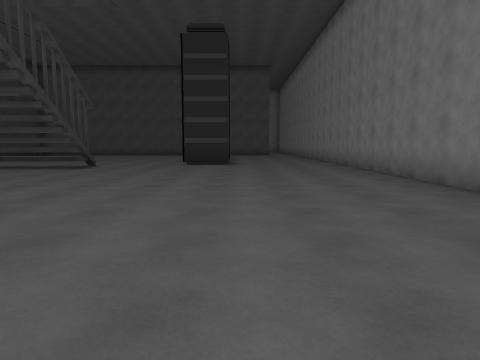
view 1 (above)

18 first-person views from a walk through a 3-D level made in the Unity game engine. The camera is 1.3 m above the floor, tilts 6° down and sees 70° across. The floor is counted in squares, 2 m on a side. Each view is taken from the middle of a square. On the plan, view 1 faces up. The plan holds only what a view shows up to about 10 squares ahead; the rest is blank. The place goes on beyond the plan.

view 2
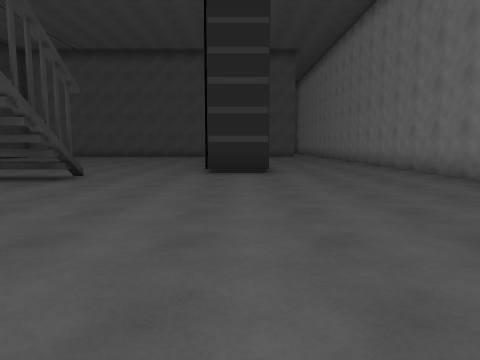

view 3
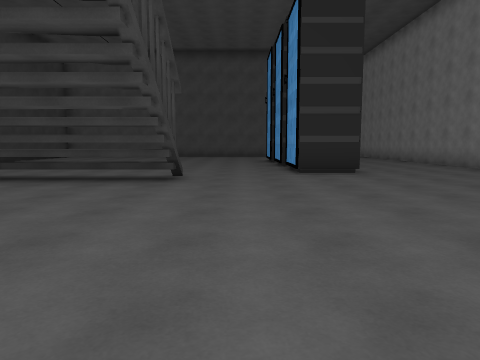

view 4
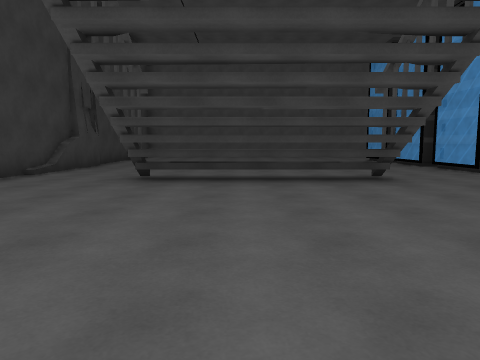

view 5
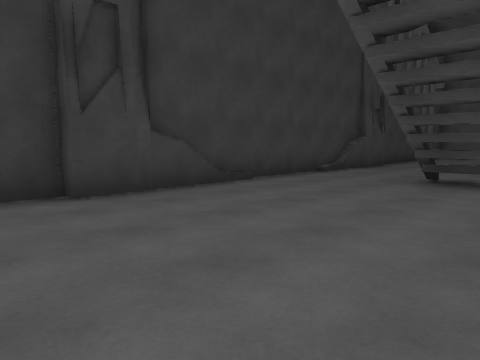

view 6
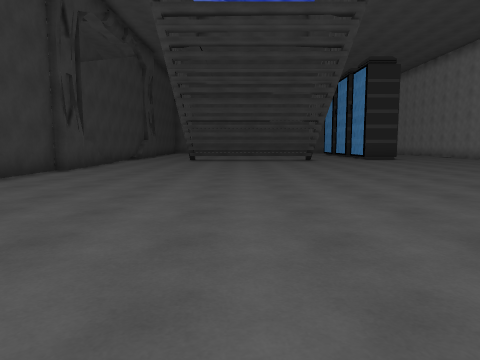

view 7
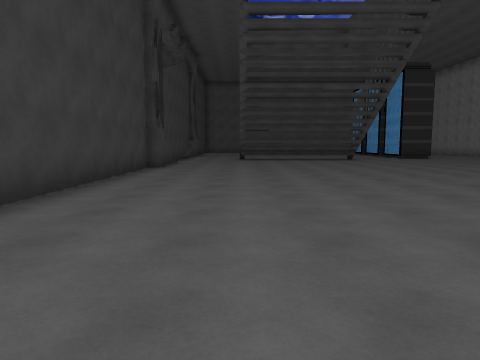

view 8
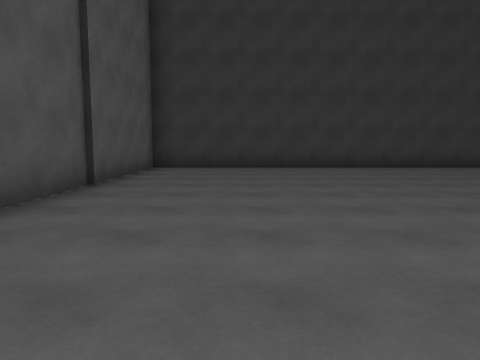

view 9
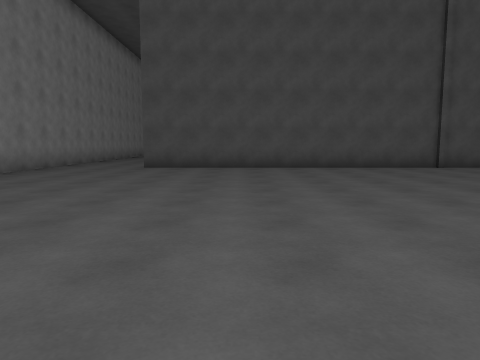

view 10
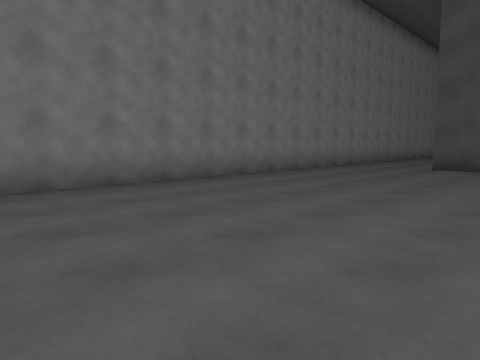

view 11
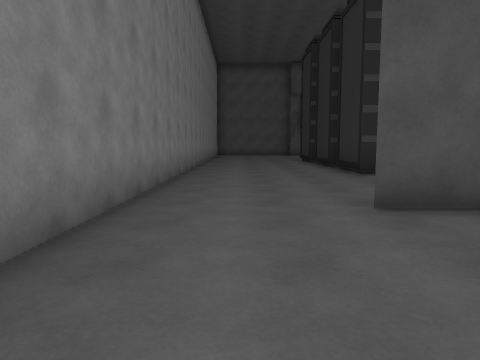

view 12
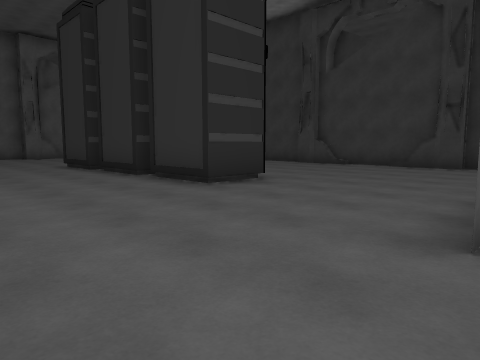

view 13
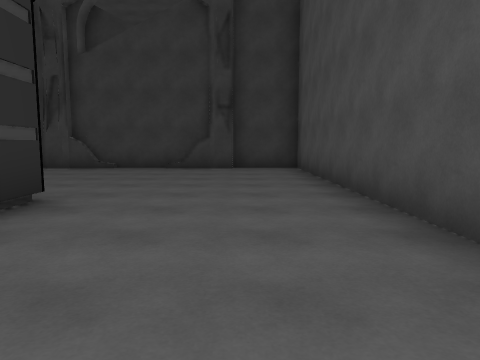

view 14
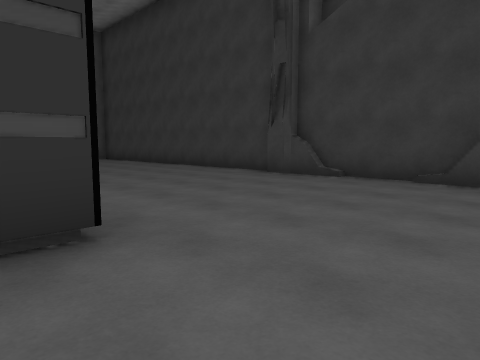

view 15
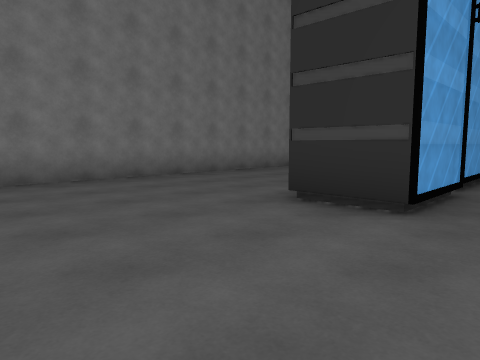

view 16
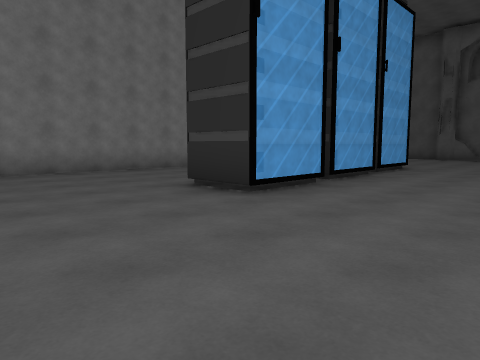

view 17
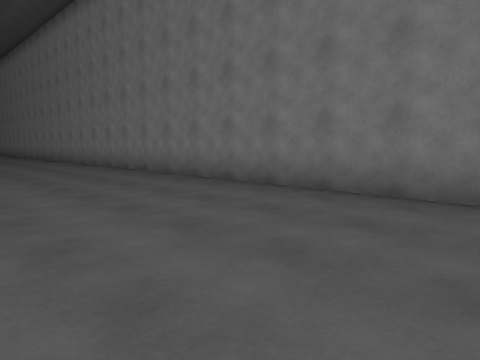

view 18
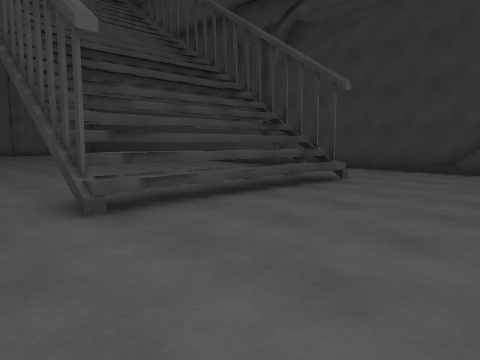

### Floor plan
Points are (right, up) in squares from view 1. A wall is a line through its corners. A room is listed if a view was taken in it or the views show most of it. See-through windows are left out.
Room 1 (views 1, 2, 3, 4, 5, 6, 7, 8, 9, 10, 11, 12, 13, 14, 15, 16, 17, 18)
walls: (-0.1, -8.4) (-7.3, -8.4) (-7.3, -10.2); (-4.3, 8.6) (-4.3, 9.2); (-7.1, -10.2) (-7.1, -11.6); (-7.3, -10.9) (-7.3, -14.5); (-4.2, 9.9) (-4.2, 8.5); (-11.2, 6.8) (-11.2, 4.4) (-11.5, 4.4) (-11.5, -8.4) (0.8, -8.4); (-9, 8.9) (-8.5, 8.9); (-1.8, 10.6) (-1.8, 12.4); (-9, 9.3) (-8.5, 9.3); (-0.2, 10.6) (-1.7, 10.6) (-1.7, 12.4); (-9, 9.6) (-8.5, 9.6); (-8.9, 9.8) (-8.9, 8.6); (-1.8, -14.1) (-1.8, -12.3) (-0.6, -12.3) (-0.6, -14.1); (-7.1, -13.9) (-7.1, -15.1); (-0.6, -14.5) (-0.6, -16.2); (-7.3, -15.2) (-7.3, -17.9); (-1.8, -16.2) (-1.8, -14.5); (-11.5, 12.2) (-11.5, 5.6); (-0.4, -16.7) (-0.4, -18.5); (-11.2, 13.1) (-11.2, 11.1); (3.3, -17) (3.3, 13.1); (-1.8, -18.5) (-1.8, -16.7); (-1.7, -18.5) (-1.7, -17)
low walls: (-4.8, 9.9) (-4.2, 9.9)

Positions as (right, up) in squares from view 1, and headings:
1: (0, 0), facing up
2: (-1, 3), facing up
3: (-3, 3), facing up
4: (-7, 3), facing up
5: (-7, 3), facing up-left
6: (-7, -4), facing up
7: (-9, -5), facing up
8: (-2, -6), facing left
9: (-2, 1), facing down
10: (-2, 1), facing down-right
11: (2, -5), facing down
12: (3, -8), facing down-left
13: (2, -10), facing left
14: (-1, -10), facing down-left
15: (-3, -9), facing down-right
16: (-5, -9), facing down-right
17: (-1, -5), facing up-right
18: (-3, 13), facing down-left
